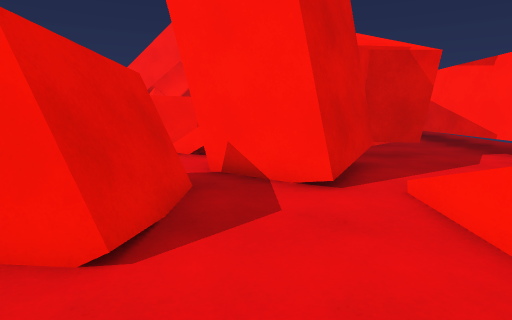
view 1 (above)

21 first-person views from a walk through a Unity game level. The camera is 1.5 m above the floor, tilts 10° down and sees 80° across. The floor is counted in squares, 1 m on a side. Each view is taken from the middle of a square. On the plan, view 1 faces up. The plan holds only what a view shows up to about 15 squares ahead; the rest is blank. The place goes on beyond the plan.

view 2
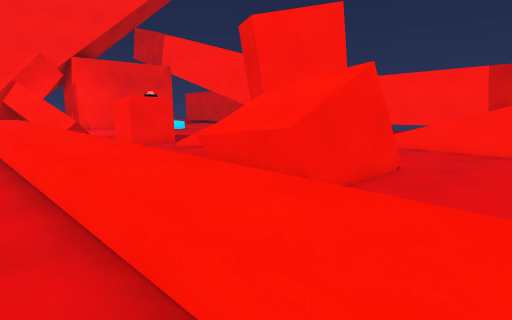

view 3
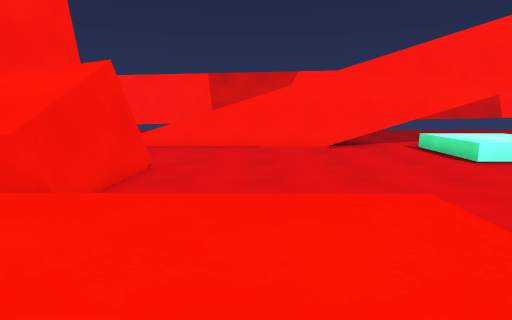

view 4
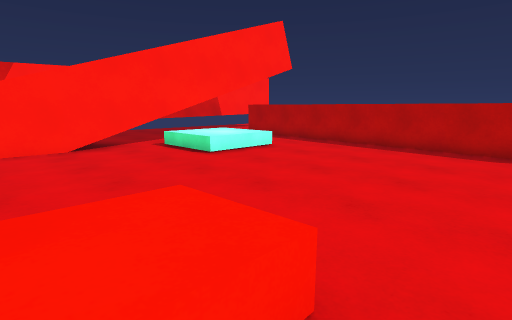

view 5
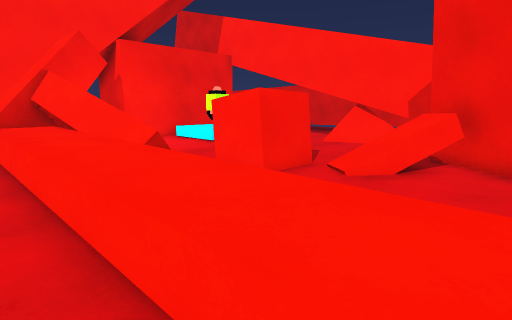

view 6
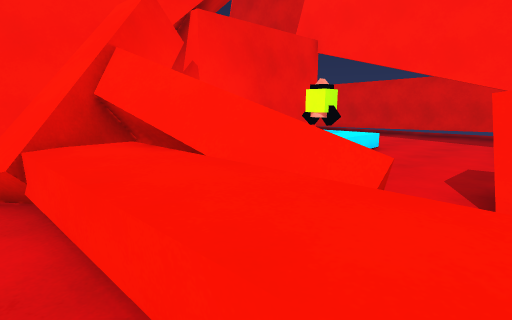

view 7
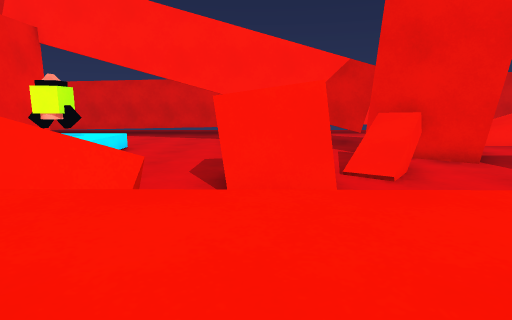

view 8
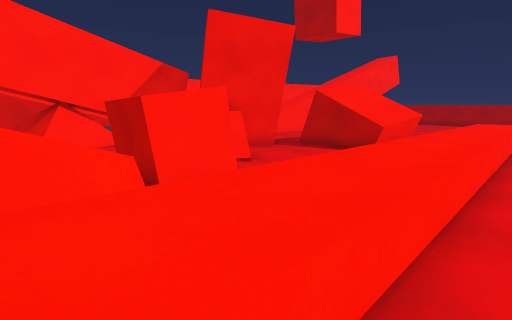

view 9
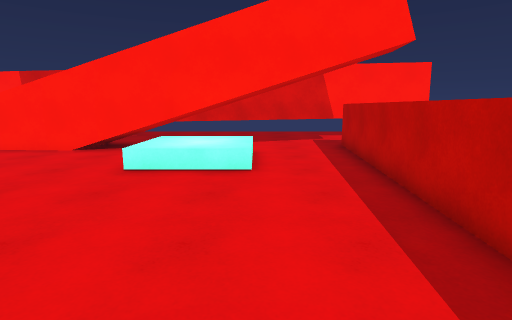

view 10
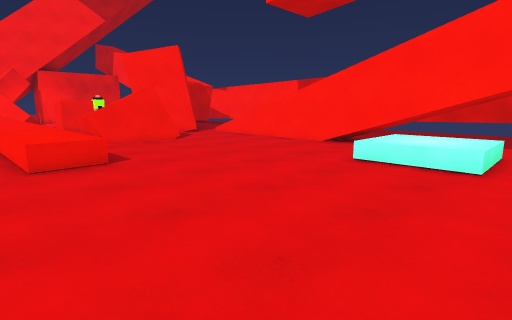

view 11
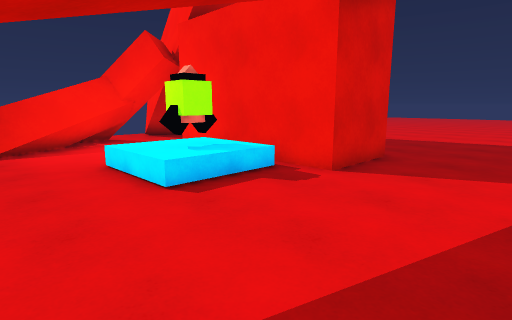

view 12
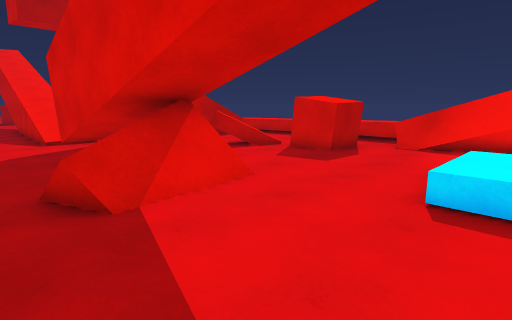

view 13
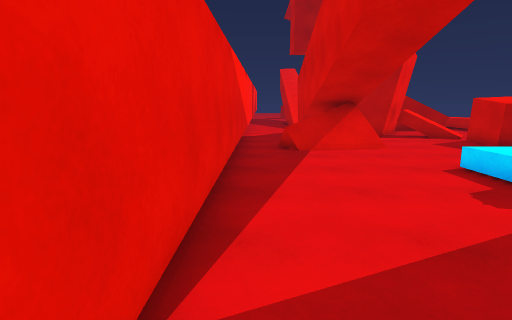

view 14
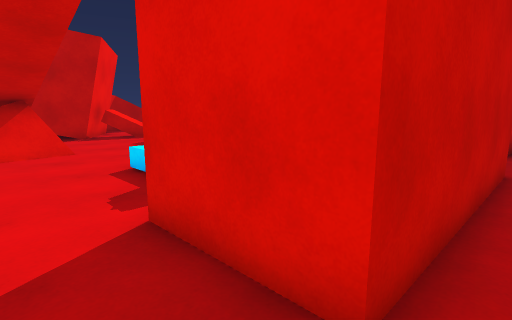

view 15
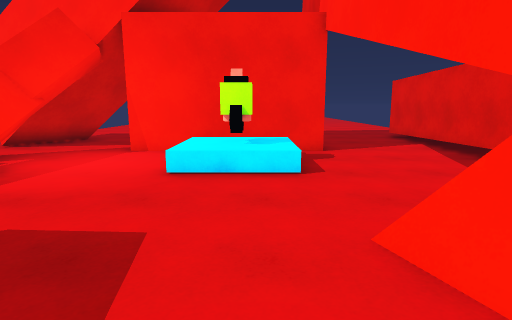

view 16
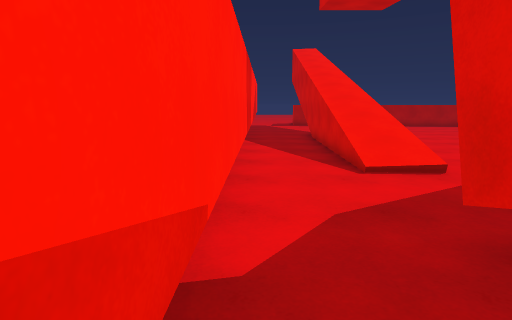

view 17
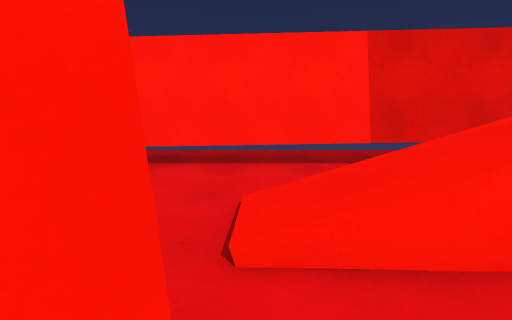

view 18
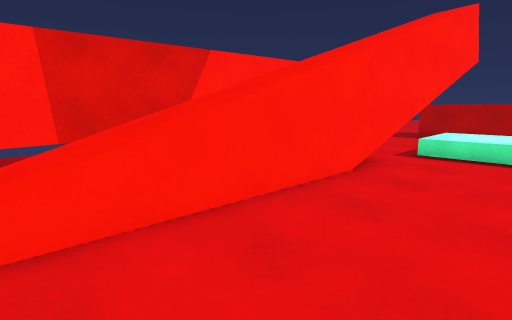

view 19
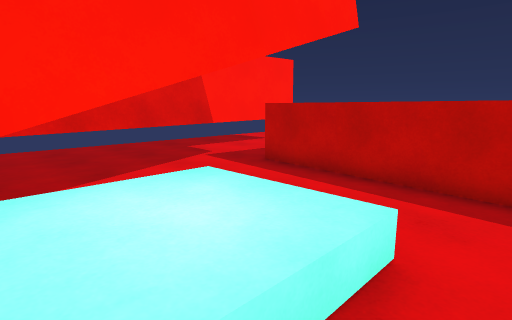

view 20
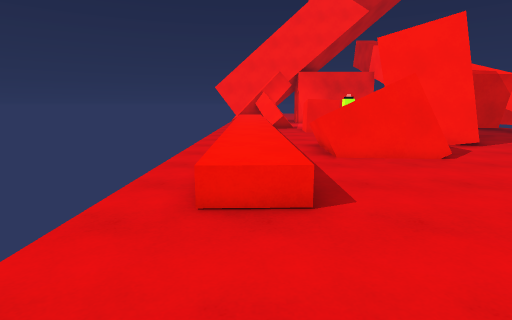

view 21
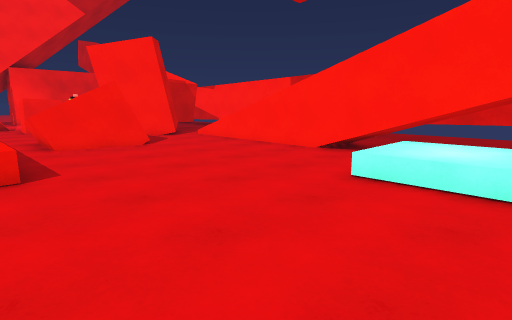

### Floor plan
Key: @ floor where view 1 was taken; # wall or solid block; . main floor; : floor 0.5 m higher than the main floor; / step, stairs or slope; = window, fence, low wall or low ledge; ^ raised ledge; v drop or lower ground; T thing the floor can be seen under or through; O other object.
Columns run from 9 left of view 1 to 10 right of it. Each row starts with its distance up from view 1.
 25    ##  ..........#
 24   ###.#######....#
 23  ###..#     #....#
 22  ##...#     #....#
 21   ##..#######....#
 20  ^###.../OO/.....#
 19 =^###.../OO/.....#
 18 .^^##.../::/.....#
 17 .^^##............#
 16 .^^##............#
 15 .^^==............#
 14 .^^..OO.....##==.#
 13 .^^..OOO....##=..T
 12 .^^. OOO....###..T
 11 .^^. .......###..T
 10 .^^....O=...###..T
  9 .^^....=#######..T
  8 .^^.....#####....T
  7 .^^.....####.....T
  6 .^^.^^^#####....T  .
  5 .^^^^^^#=...//..T  .
  4 .^^^^^ #....//..T  .
  3 .^^^^^##....//..T  .
  2 .^^^........//..T
  1 .^^^........//..T
  0 .^^^.....@..//..#
 -1 .^^^........//..#
 -2 ..^.........//..#
 -3 ............//..#
 -4 ............//..
 -5 ...........=//..T
 -6 ........///v//..T
 -7 ......../::v//..T
 -8 ......../::#//..T  .
 -9  .......////....T  .
-10 ................T  .
-11  ^..............T  .
-12   ^^^^^^^^^^^...T
-13              ^..T
-14               ..#

Positions as (right, up) in squares from view 1, and headings:
1: (0, 0), facing up
2: (-9, 0), facing up-right
3: (-9, 0), facing right
4: (-9, 0), facing down-right
5: (-9, 7), facing up-right
6: (-9, 13), facing up-right
7: (-9, 13), facing right
8: (-9, 16), facing down-right
9: (-8, -9), facing right
10: (-9, -10), facing up-right
11: (7, 15), facing up-left
12: (7, 19), facing down-left
13: (7, 25), facing down
14: (5, 25), facing down-left
15: (1, 11), facing up
16: (7, 12), facing down
17: (0, 5), facing right
18: (-1, 4), facing down-right
19: (-2, -6), facing down-right
20: (-7, -6), facing up
21: (-7, -9), facing up-right
